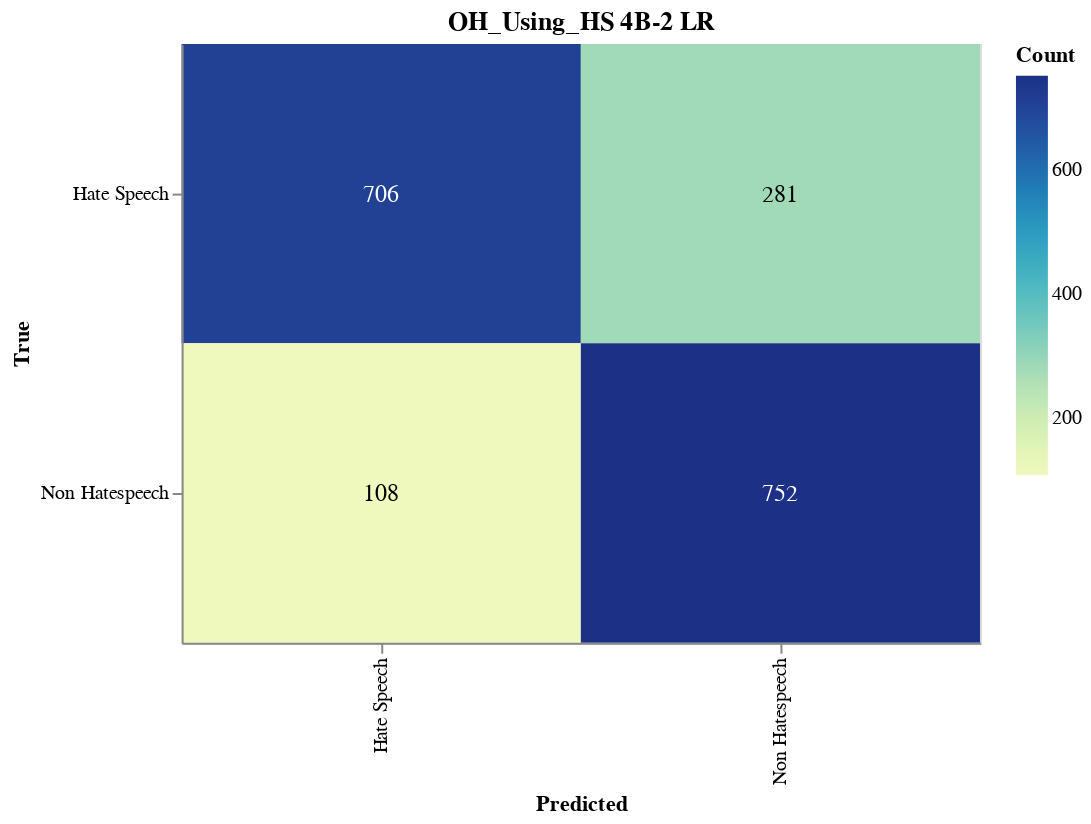

Source (notebook cell):
### Markdown cell above
#### Save Confusion Matrix

### Code cell
import altair as alt
import altair_saver
import pandas as pd
from sklearn.metrics import confusion_matrix

# Calculate the confusion matrix
cm = confusion_matrix(true_labels, adjusted_predictions)

# Define class names
class_names = ['Hate Speech', 'Non Hatespeech']

# Convert confusion matrix to DataFrame
cm_df = pd.DataFrame(cm, index=class_names, columns=class_names).reset_index().melt(id_vars='index')
cm_df.columns = ['True', 'Predicted', 'Count']

# Ensure the order of categories
cm_df['True'] = pd.Categorical(cm_df['True'], categories=class_names, ordered=True)
cm_df['Predicted'] = pd.Categorical(cm_df['Predicted'], categories=class_names, ordered=True)

# Create the Altair plot
heatmap = alt.Chart(cm_df).mark_rect().encode(
    x=alt.X('Predicted:O', sort=class_names),
    y=alt.Y('True:O', sort=class_names),
    color='Count:Q',
    tooltip=['True', 'Predicted', 'Count']
).properties(
    width=400,
    height=300,
    title='OH_Using_HS 4B-2 LR'
)

# Add text labels
text = heatmap.mark_text(
    align='center',
    baseline='middle',
    fontSize=12
).encode(
    text='Count:Q',
    color=alt.condition(
        alt.datum.Count > cm.max() / 2,
        alt.value('white'),
        alt.value('black')
    )
)

# Combine heatmap and text
final_chart = heatmap + text

# Display the plot
final_chart.show()

### Figure 1 — Vega-Lite specification as saved in the notebook (floating-point values rounded to 4 significant figures)
{"config": {"view": {"continuousWidth": 300, "continuousHeight": 300}}, "layer": [{"mark": {"type": "rect"}, "encoding": {"color": {"field": "Count", "type": "quantitative"}, "tooltip": [{"field": "True", "type": "ordinal"}, {"field": "Predicted", "type": "ordinal"}, {"field": "Count", "type": "quantitative"}], "x": {"field": "Predicted", "sort": ["Hate Speech", "Non Hatespeech"], "type": "ordinal"}, "y": {"field": "True", "sort": ["Hate Speech", "Non Hatespeech"], "type": "ordinal"}}, "title": "OH_Using_HS 4B-2 LR"}, {"mark": {"type": "text", "align": "center", "baseline": "middle", "fontSize": 12}, "encoding": {"color": {"condition": {"test": "(datum.Count > 376.0)", "value": "white"}, "value": "black"}, "text": {"field": "Count", "type": "quantitative"}, "tooltip": [{"field": "True", "type": "ordinal"}, {"field": "Predicted", "type": "ordinal"}, {"field": "Count", "type": "quantitative"}], "x": {"field": "Predicted", "sort": ["Hate Speech", "Non Hatespeech"], "type": "ordinal"}, "y": {"field": "True", "sort": ["Hate Speech", "Non Hatespeech"], "type": "ordinal"}}, "title": "OH_Using_HS 4B-2 LR"}], "data": {"name": "data-31112870995b8c591fcbd3375f4a15a5"}, "height": 300, "width": 400, "$schema": "https://vega.github.io/schema/vega-lite/v5.17.0.json", "datasets": {"data-31112870995b8c591fcbd3375f4a15a5": [{"True": "Hate Speech", "Predicted": "Hate Speech", "Count": 706}, {"True": "Non Hatespeech", "Predicted": "Hate Speech", "Count": 108}, {"True": "Hate Speech", "Predicted": "Non Hatespeech", "Count": 281}, {"True": "Non Hatespeech", "Predicted": "Non Hatespeech", "Count": 752}]}}
